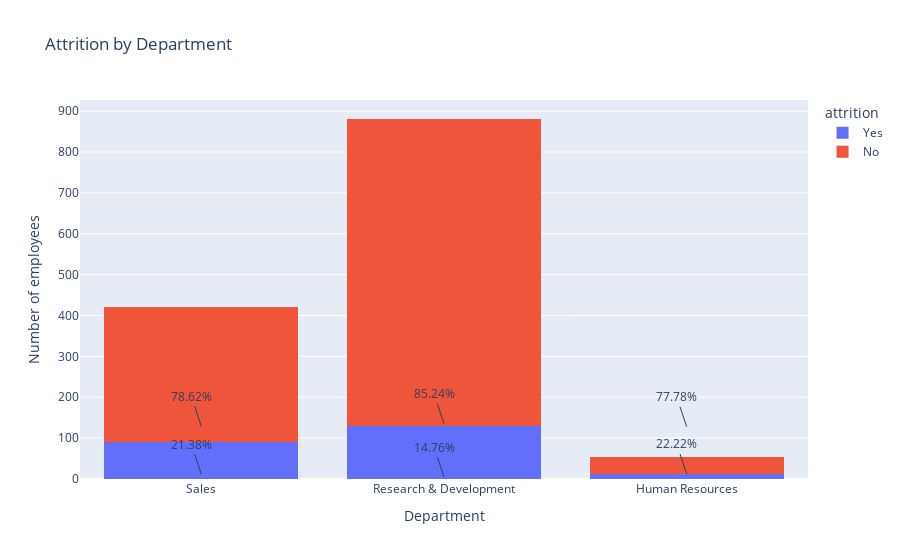

The notebook cell saved with this chart:
### Markdown cell above
**ATTRITION - WORKPLACE ELEMENTS**

### Code cell
fig = px.histogram(new_df, x='department', color='attrition', title='Attrition by Department',
                   barmode="stack")

percentages = new_df.groupby(['department', 'attrition']).size() / new_df.groupby('department').size() * 100
for department, attrition, percentage in percentages.reset_index().values:
    if attrition == 'Yes':
        text = f'{percentage:.2f}%'
        fig.add_annotation(
            text=text,
            x=department,
            y=percentage-10,
            showarrow=True,)

    elif attrition == 'No':
        text = f'{percentage:.2f}%'
        fig.add_annotation(
            text=text,
            x=department,
            y=percentage+50,
            showarrow=True)

fig.update_layout(
    xaxis_title='Department',
    yaxis_title='Number of employees')
#fig.update_layout(template="plotly_dark")
fig.show()

### Figure 1 — Plotly figure (JSON) as saved in the notebook; plotly's stock layout.template omitted (floating-point values rounded to 4 significant figures; data arrays with more than 128 entries replaced by an {"elided": "..."} marker saying what was removed)
{"data": [{"alignmentgroup": "True", "bingroup": "x", "hovertemplate": "attrition=Yes<br>department=%{x}<br>count=%{y}<extra></extra>", "legendgroup": "Yes", "marker": {"color": "#636efa", "pattern": {"shape": ""}}, "name": "Yes", "offsetgroup": "Yes", "orientation": "v", "showlegend": true, "type": "histogram", "x": {"elided": "232 str values"}, "xaxis": "x", "yaxis": "y"}, {"alignmentgroup": "True", "bingroup": "x", "hovertemplate": "attrition=No<br>department=%{x}<br>count=%{y}<extra></extra>", "legendgroup": "No", "marker": {"color": "#EF553B", "pattern": {"shape": ""}}, "name": "No", "offsetgroup": "No", "orientation": "v", "showlegend": true, "type": "histogram", "x": {"elided": "1124 str values"}, "xaxis": "x", "yaxis": "y"}], "layout": {"annotations": [{"showarrow": true, "text": "77.78%", "x": "Human Resources", "y": 127.8}, {"showarrow": true, "text": "22.22%", "x": "Human Resources", "y": 12.22}, {"showarrow": true, "text": "85.24%", "x": "Research & Development", "y": 135.2}, {"showarrow": true, "text": "14.76%", "x": "Research & Development", "y": 4.756}, {"showarrow": true, "text": "78.62%", "x": "Sales", "y": 128.6}, {"showarrow": true, "text": "21.38%", "x": "Sales", "y": 11.38}], "barmode": "stack", "legend": {"title": {"text": "attrition"}, "tracegroupgap": 0}, "title": {"text": "Attrition by Department"}, "xaxis": {"anchor": "y", "domain": [0, 1], "title": {"text": "Department"}, "type": "category", "range": [-0.5, 2.5], "autorange": true}, "yaxis": {"anchor": "x", "domain": [0, 1], "title": {"text": "Number of employees"}, "range": [-5.614, 927.7], "autorange": true}, "autosize": true}}
